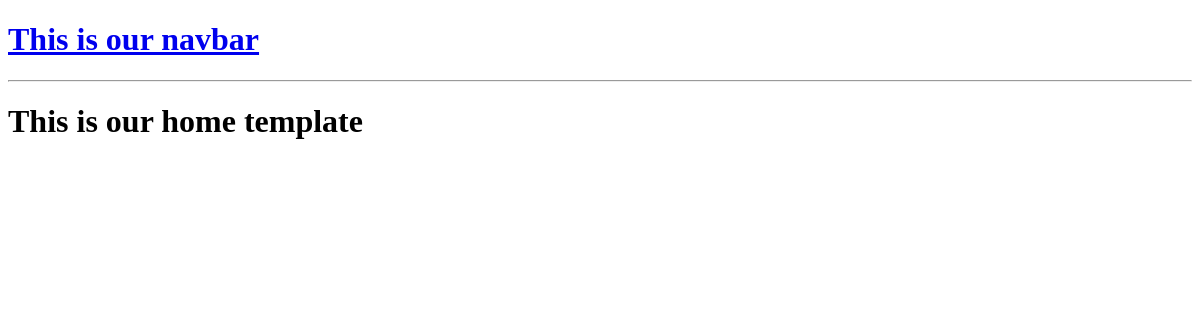
The app's page /, older data.
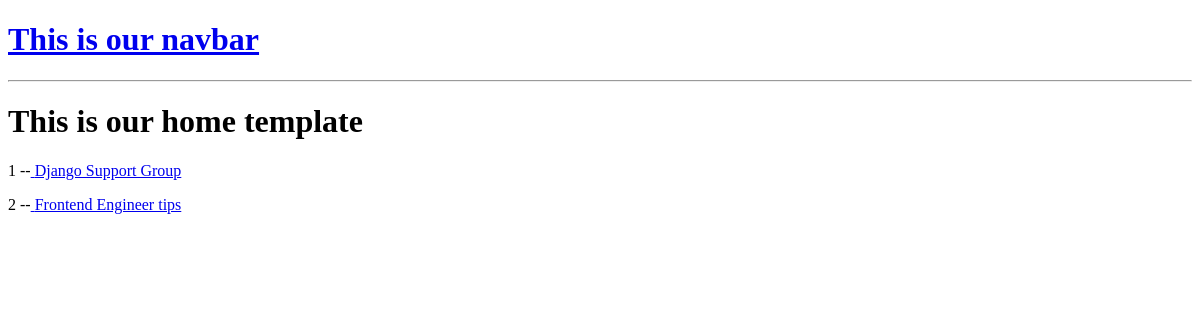
The same page, newer data.
### base/models.py (models this page shows, shortened)
class Room(models.Model):
    host = models.ForeignKey(User, on_delete=models.SET_NULL, null = True)
    topic= models.ForeignKey(Topic, on_delete=models.SET_NULL, null = True)
    name = models.CharField(max_length =200) # specify the attribute and its value
    description = models.TextField(null = True, blank = True) # by default null is set to False. Null = true means description can be blank. Null is for database and blank is for the form
    updated = models.DateTimeField(auto_now = True) #snapshot every time we save
    created = models.DateTimeField(auto_now_add = True) #snapshot the first time we add it

### base/views.py (the view)
# urls.py: path('', views.home, name="home"),
def home(request):
    rooms = Room.objects.all() #querying the rooms from the database
    context = {'rooms': rooms}
    return render(request, 'base/home.html',context)

### base/templates/base/home.html
{% extends 'main.html' %}
{% block content %}
<h1>This is our home template</h1>
<div>
    <div>
        {% for room in rooms %}
        <div>
            <p> {{room.id}} --<a href="{% url 'room' room.id %}"> {{room.name}}</a> </p>
        </div>
        {% endfor %}
    </div>
</div>
{% endblock content %}

### templates/main.html (shortened to what this page needs)
<!DOCTYPE html>
<html>
    <head>
    </head>
    <body>
        {% include 'navbar.html'%}
        {% block content %}
        {% endblock %}
    </body>
</html>

### templates/navbar.html
<a href="/">
    <h1> This is our navbar</h1>
</a>
<hr>

Row changes from the older to the newer data that the page shows:
added Room: id "1", name "Django Support Group"
added Room: id "2", name "Frontend Engineer tips"
